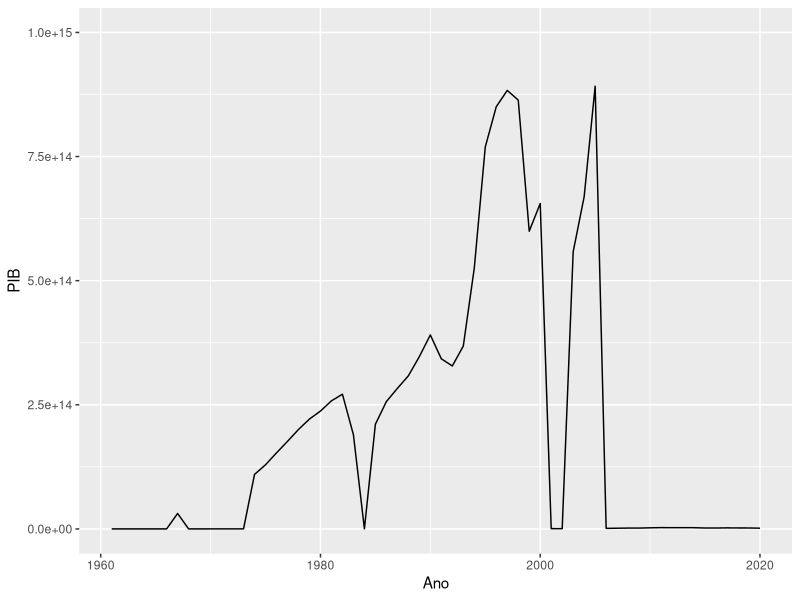

The R source for this figure:
library(tidyverse)
library(readxl)
library(lubridate)

dados <- read_excel("serie-pib-brasil.xlsx")
dados$PIB <- as.double(dados$PIB)
dados$Ano <- as.integer(dados$Ano)

fonte <- "Fonte: Banco Mundial Data."


dados %>% 
  arrange(Ano) %>% 
  ggplot() +
  geom_line(
    aes(x = Ano, y = PIB)
  ) +
  scale_y_continuous(limits = c(0, 1e15))
